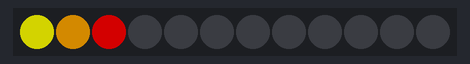
A program run on a simulated BBC micro:bit (MakeCode). On the bench: 12 RGB LEDs in strip order, left to right. Dim RGB values are drawn brighter than linear.

Above: at 0.05 s.
At 6.19 s:
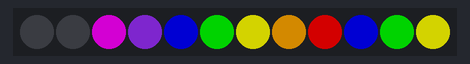
At 10.19 s:
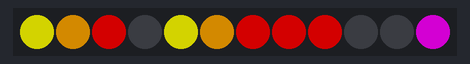
At 17.87 s:
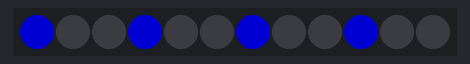
At 26.18 s:
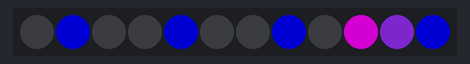
At 38.85 s:
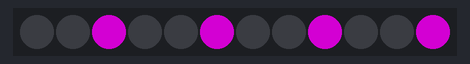

The program:

main.ts
```typescript
let item = neopixel.create(DigitalPin.P0, 12, NeoPixelMode.RGB)
basic.forever(function () {
    for (let index = 0; index < 10; index++) {
        for (let index2 = 0; index2 <= 2; index2++) {
            item.range(index2, 1).showColor(neopixel.colors(NeoPixelColors.Red))
            item.shift(1)
            item.range(index2, 1).showColor(neopixel.colors(NeoPixelColors.Orange))
            item.shift(1)
            item.range(index2, 1).showColor(neopixel.colors(NeoPixelColors.Yellow))
            basic.pause(100)
        }
    }
    for (let index = 0; index < 10; index++) {
        for (let index4 = 0; index4 <= 2; index4++) {
            item.range(index4, 1).showColor(neopixel.colors(NeoPixelColors.Red))
            item.shift(1)
            item.range(index4, 1).showColor(neopixel.colors(NeoPixelColors.Orange))
            item.shift(1)
            item.range(index4, 1).showColor(neopixel.colors(NeoPixelColors.Yellow))
            item.shift(1)
            item.range(index4, 1).showColor(neopixel.colors(NeoPixelColors.Green))
            item.shift(1)
            item.range(index4, 1).showColor(neopixel.colors(NeoPixelColors.Blue))
            item.shift(1)
            item.range(index4, 1).showColor(neopixel.colors(NeoPixelColors.Violet))
            item.shift(1)
            item.range(index4, 1).showColor(neopixel.colors(NeoPixelColors.Purple))
            basic.pause(100)
        }
    }
    for (let index = 0; index < 20; index++) {
        for (let index6 = 0; index6 <= 2; index6++) {
            item.range(index6, 1).showColor(neopixel.colors(NeoPixelColors.Blue))
            item.shift(1)
            basic.pause(30)
        }
    }
    for (let index = 0; index < 30; index++) {
        for (let index8 = 0; index8 <= 2; index8++) {
            item.range(index8, 1).showColor(neopixel.colors(NeoPixelColors.Purple))
            item.shift(1)
            basic.pause(20)
        }
    }
})
```

test.ts
```typescript
// Hier kann man Tests durchführen; diese Datei wird nicht kompiliert, wenn dieses Paket als Erweiterung verwendet wird.
```
